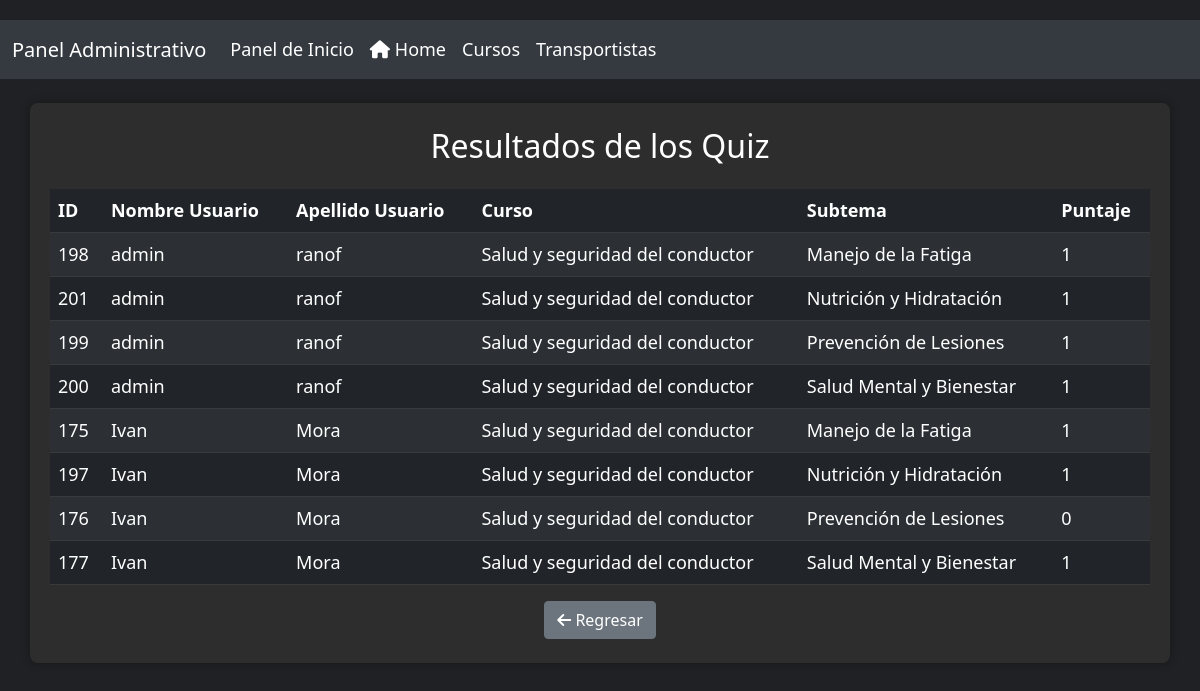
Page /admin/admin_resultados_quiz.php (signed in) on the committed database.
### tables this page shows
CREATE TABLE `resultados_quiz`  (
  `ID` int(11) NOT NULL AUTO_INCREMENT,
  `IDUsuario` int(11) NOT NULL,
  `IDCurso` int(11) NOT NULL,
  `IDSubtema` int(11) NOT NULL,
  `Puntaje` int(11) NOT NULL,
  PRIMARY KEY (`ID`) USING BTREE,
  INDEX `IDUsuario`(`IDUsuario`) USING BTREE,
  INDEX `IDCurso`(`IDCurso`) USING BTREE,
  INDEX `IDSubtema`(`IDSubtema`) USING BTREE,
  CONSTRAINT `fk_resultados_curso` FOREIGN KEY (`IDCurso`) REFERENCES `cursos` (`ID`) ON DELETE CASCADE ON UPDATE CASCADE,
  CONSTRAINT `fk_resultados_subtema` FOREIGN KEY (`IDSubtema`) REFERENCES `subtemas` (`ID`) ON DELETE CASCADE ON UPDATE CASCADE,
  CONSTRAINT `fk_resultados_usuario` FOREIGN KEY (`IDUsuario`) REFERENCES `transportistas` (`ID`) ON DELETE CASCADE ON UPDATE CASCADE
);

CREATE TABLE `transportistas`  (
  `ID` int(11) NOT NULL AUTO_INCREMENT,
  `NumeroTrabajador` varchar(50) NULL DEFAULT NULL,
  `Nombre` varchar(255) NULL DEFAULT NULL,
  `Apellido` varchar(255) NULL DEFAULT NULL,
  `Contraseña` varchar(255) NULL DEFAULT NULL,
  `Imagen` varchar(255) NULL DEFAULT NULL,
  `CorreoElectronico` varchar(255) NULL DEFAULT NULL,
  `EstaActivo` tinyint(1) NULL DEFAULT NULL,
  `EsAdmin` tinyint(1) NULL DEFAULT 0,
  PRIMARY KEY (`ID`) USING BTREE
);

CREATE TABLE `cursos`  (
  `ID` int(11) NOT NULL AUTO_INCREMENT,
  `Nombre` varchar(255) NULL DEFAULT NULL,
  `Descripcion` text NULL,
  `Estado` varchar(50) NULL DEFAULT NULL,
  `FechaActualizacion` timestamp NOT NULL DEFAULT CURRENT_TIMESTAMP ON UPDATE CURRENT_TIMESTAMP,
  `CertificadoRequerido` tinyint(1) NULL DEFAULT NULL,
  `IDAdmin` int(11) NULL DEFAULT NULL,
  `MiniaturaCurso` varchar(255) NULL DEFAULT NULL,
  PRIMARY KEY (`ID`) USING BTREE,
  INDEX `fk_admin`(`IDAdmin`) USING BTREE,
  CONSTRAINT `fk_admin` FOREIGN KEY (`IDAdmin`) REFERENCES `transportistas` (`ID`) ON DELETE RESTRICT ON UPDATE RESTRICT
);

CREATE TABLE `subtemas`  (
  `ID` int(11) NOT NULL AUTO_INCREMENT,
  `IDCurso` int(11) NULL DEFAULT NULL,
  `Nombre` varchar(255) NULL DEFAULT NULL,
  `Descripcion` text NULL,
  `Orden` int(11) NULL DEFAULT NULL,
  PRIMARY KEY (`ID`) USING BTREE,
  INDEX `IDCurso`(`IDCurso`) USING BTREE,
  CONSTRAINT `subtemas_ibfk_1` FOREIGN KEY (`IDCurso`) REFERENCES `cursos` (`ID`) ON DELETE RESTRICT ON UPDATE RESTRICT
);

### admin/admin_resultados_quiz.php (the view, shortened to what this page needs)
<?php
require_once '../Conexion/conectar.php';
$query = "
    SELECT
        r.ID,
        t.Nombre AS NombreUsuario,
        t.Apellido AS ApellidoUsuario,
        c.Nombre AS NombreCurso,
        s.Nombre AS NombreSubtema,
        r.Puntaje
    FROM
        resultados_quiz r
    JOIN
        transportistas t ON r.IDUsuario = t.ID
    JOIN
        cursos c ON r.IDCurso = c.ID
    JOIN
        subtemas s ON r.IDSubtema = s.ID
    ORDER BY
        t.Nombre, c.Nombre, s.Nombre
";
$resultados = mysqli_query($cn, $query);
?>
<!DOCTYPE html>
<html lang="es">
<head>
    <link href="https://cdnjs.cloudflare.com/ajax/libs/font-awesome/6.0.0-beta3/css/all.min.css" rel="stylesheet">
    <link href="https://cdn.jsdelivr.net/npm/bootstrap@5.3.0/dist/css/bootstrap.min.css" rel="stylesheet">
    <link rel="stylesheet" href="admin/styles/styles.css">
</head>
<body>
    <nav class="navbar navbar-expand-lg navbar-dark">
        <div class="container-fluid">
            <a class="navbar-brand" href="#">Panel Administrativo</a>
            <div class="collapse navbar-collapse" id="navbarNav">
                <ul class="navbar-nav">
                    <li class="nav-item">
                        <a class="nav-link" href="../admin.php">Panel de Inicio</a>
                    </li>
                    <li class="nav-item">
                        <a class="nav-link" href="../home.php"><i class="fas fa-home"></i> Home</a>
                    </li>
                    <li class="nav-item">
                        <a class="nav-link" href="admin_cursos.php">Cursos</a>
                    <li class="nav-item">
                        <a class="nav-link" href="admin_transportistas.php">Transportistas</a>
                    </li>
                </ul>
            </div>
        </div>
    </nav>
    <div class="container mt-4">
        <h2 class="mb-4">Resultados de los Quiz</h2>
        <table class="table table-dark table-striped">
            <thead>
                <tr>
                    <th scope="col">ID</th>
                    <th scope="col">Nombre Usuario</th>
                    <th scope="col">Apellido Usuario</th>
                    <th scope="col">Curso</th>
                    <th scope="col">Subtema</th>
                    <th scope="col">Puntaje</th>
                </tr>
            </thead>
            <tbody>
                <?php while ($row = mysqli_fetch_assoc($resultados)) : ?>
                    <tr>
                        <td><?php echo $row['ID']; ?></td>
                        <td><?php echo $row['NombreUsuario']; ?></td>
                        <td><?php echo $row['ApellidoUsuario']; ?></td>
                        <td><?php echo $row['NombreCurso']; ?></td>
                        <td><?php echo $row['NombreSubtema']; ?></td>
                        <td><?php echo $row['Puntaje']; ?></td>
                    </tr>
                <?php endwhile; ?>
            </tbody>
        </table>
        <a href="../admin.php" class="btn btn-secondary"><i class="fas fa-arrow-left"></i> Regresar</a>
    </div>
</body>
</html>

### admin/styles/styles.css (style rules this page uses)
body { background-color: #1e1e2d; color: #ffffff; font-size: 18px; }
.navbar { background-color: #2c2c38; }
.navbar-brand, .nav-link { color: #ffffff; }
.container { display: flex; justify-content: center; align-items: center; flex-direction: column; min-height: 70vh; }
a { color: inherit; text-decoration: none; }

### admin/admin_resultados_quiz.php (style rules this page uses)
body { background-color: #202124; color: #ffffff; padding-top: 20px; padding-bottom: 20px; }
.navbar { background-color: #343a40 !important; }
.container { background-color: #2d2d2d; border-radius: 8px; padding: 20px; box-shadow: 0px 0px 10px rgba(0, 0, 0, 0.3); }
.table { color: #ffffff; }
.btn { border-radius: 4px; }
.btn-secondary { background-color: #6c757d; border-color: #6c757d; }

### rows in the picture
resultados_quiz: ID "198", IDUsuario.Nombre "admin", IDUsuario.Apellido "ranof", IDCurso.Nombre "Salud y seguridad del conductor", IDSubtema.Nombre "Manejo de la Fatiga", Puntaje "1"
resultados_quiz: ID "201", IDUsuario.Nombre "admin", IDUsuario.Apellido "ranof", IDCurso.Nombre "Salud y seguridad del conductor", IDSubtema.Nombre "Nutrición y Hidratación", Puntaje "1"
resultados_quiz: ID "199", IDUsuario.Nombre "admin", IDUsuario.Apellido "ranof", IDCurso.Nombre "Salud y seguridad del conductor", IDSubtema.Nombre "Prevención de Lesiones", Puntaje "1"
resultados_quiz: ID "200", IDUsuario.Nombre "admin", IDUsuario.Apellido "ranof", IDCurso.Nombre "Salud y seguridad del conductor", IDSubtema.Nombre "Salud Mental y Bienestar", Puntaje "1"
resultados_quiz: ID "175", IDUsuario.Nombre "Ivan", IDUsuario.Apellido "Mora", IDCurso.Nombre "Salud y seguridad del conductor", IDSubtema.Nombre "Manejo de la Fatiga", Puntaje "1"
resultados_quiz: ID "197", IDUsuario.Nombre "Ivan", IDUsuario.Apellido "Mora", IDCurso.Nombre "Salud y seguridad del conductor", IDSubtema.Nombre "Nutrición y Hidratación", Puntaje "1"
resultados_quiz: ID "176", IDUsuario.Nombre "Ivan", IDUsuario.Apellido "Mora", IDCurso.Nombre "Salud y seguridad del conductor", IDSubtema.Nombre "Prevención de Lesiones", Puntaje "0"
resultados_quiz: ID "177", IDUsuario.Nombre "Ivan", IDUsuario.Apellido "Mora", IDCurso.Nombre "Salud y seguridad del conductor", IDSubtema.Nombre "Salud Mental y Bienestar", Puntaje "1"
